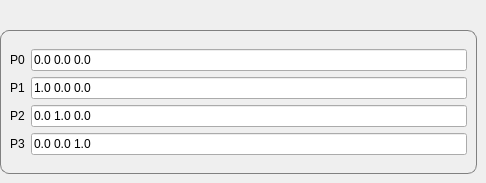
            <widget class="QWidget" name="tetraTab_2">
             <attribute name="title">
              <string>Tetrahedron</string>
             </attribute>
             <widget class="QGroupBox" name="groupBox_3">
              <property name="geometry">
               <rect>
                <x>0</x>
                <y>30</y>
                <width>477</width>
                <height>144</height>
               </rect>
              </property>
              <property name="styleSheet">
               <string notr="true">QGroupBox {
    border: 1px solid gray;
    border-radius: 9px;
    margin-top: 0.5em;
}

QGroupBox::title {
    subcontrol-origin: margin;
    left: 10px;
    padding: 0 3px 0 3px;
}</string>
              </property>
              <property name="title">
               <string/>
              </property>
              <layout class="QVBoxLayout" name="verticalLayout_13">
               <item>
                <layout class="QGridLayout" name="gridLayout_3" columnstretch="0,0">
                 <item row="3" column="1">
                  <widget class="QLineEdit" name="tetP3">
                   <property name="text">
                    <string>0.0 0.0 1.0</string>
                   </property>
                  </widget>
                 </item>
                 <item row="1" column="0">
                  <widget class="QLabel" name="label_22">
                   <property name="text">
                    <string>P1</string>
                   </property>
                  </widget>
                 </item>
                 <item row="0" column="0">
                  <widget class="QLabel" name="label_6">
                   <property name="text">
                    <string>P0</string>
                   </property>
                  </widget>
                 </item>
                 <item row="2" column="0">
                  <widget class="QLabel" name="label_23">
                   <property name="text">
                    <string>P2</string>
                   </property>
                  </widget>
                 </item>
                 <item row="0" column="1">
                  <widget class="QLineEdit" name="tetP0">
                   <property name="text">
                    <string>0.0 0.0 0.0</string>
                   </property>
                  </widget>
                 </item>
                 <item row="1" column="1">
                  <widget class="QLineEdit" name="tetP1">
                   <property name="text">
                    <string>1.0 0.0 0.0</string>
                   </property>
                  </widget>
                 </item>
                 <item row="3" column="0">
                  <widget class="QLabel" name="label_24">
                   <property name="text">
                    <string>P3</string>
                   </property>
                  </widget>
                 </item>
                 <item row="2" column="1">
                  <widget class="QLineEdit" name="tetP2">
                   <property name="text">
                    <string>0.0 1.0 0.0</string>
                   </property>
                  </widget>
                 </item>
                </layout>
               </item>
              </layout>
             </widget>
            </widget>
